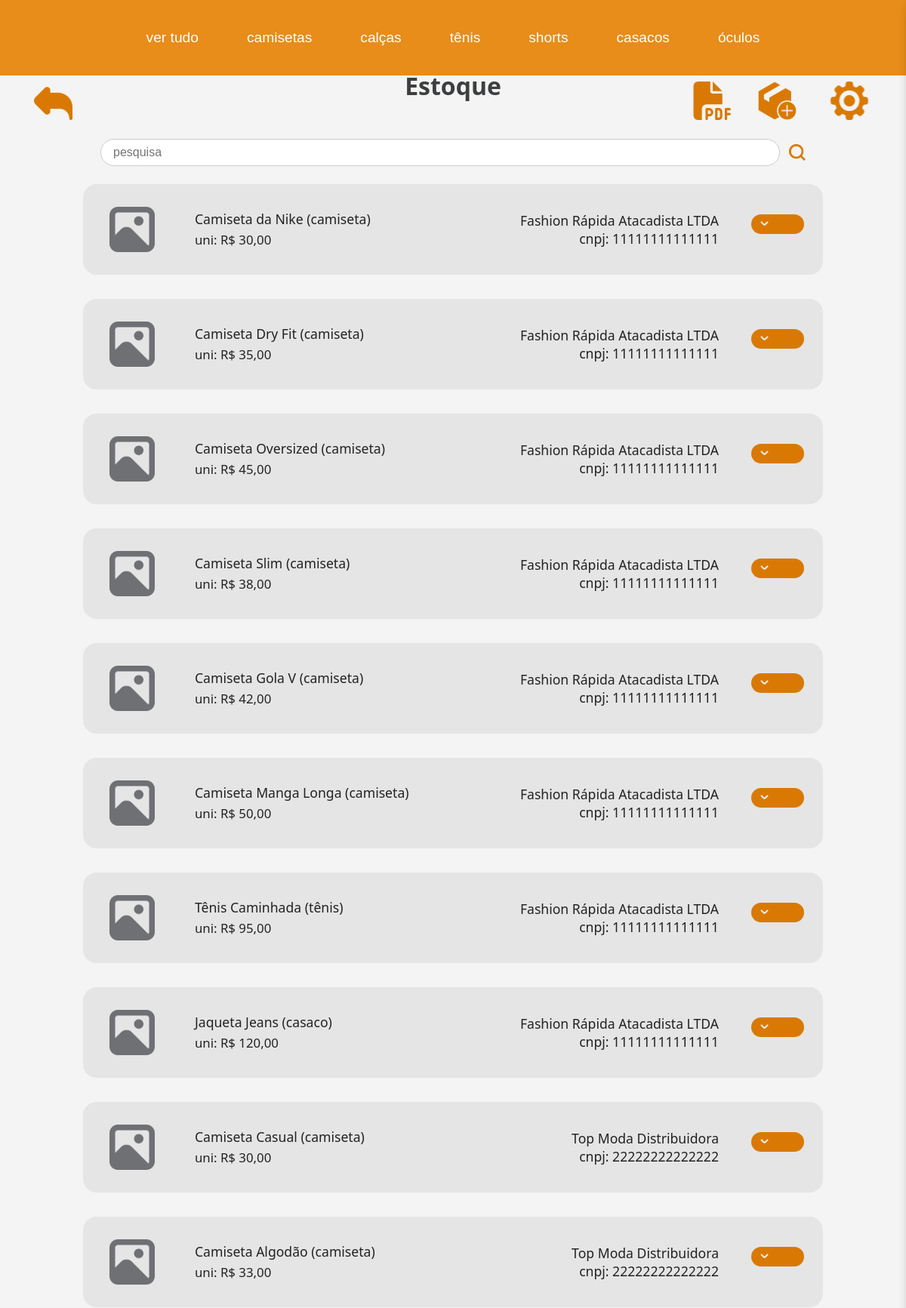
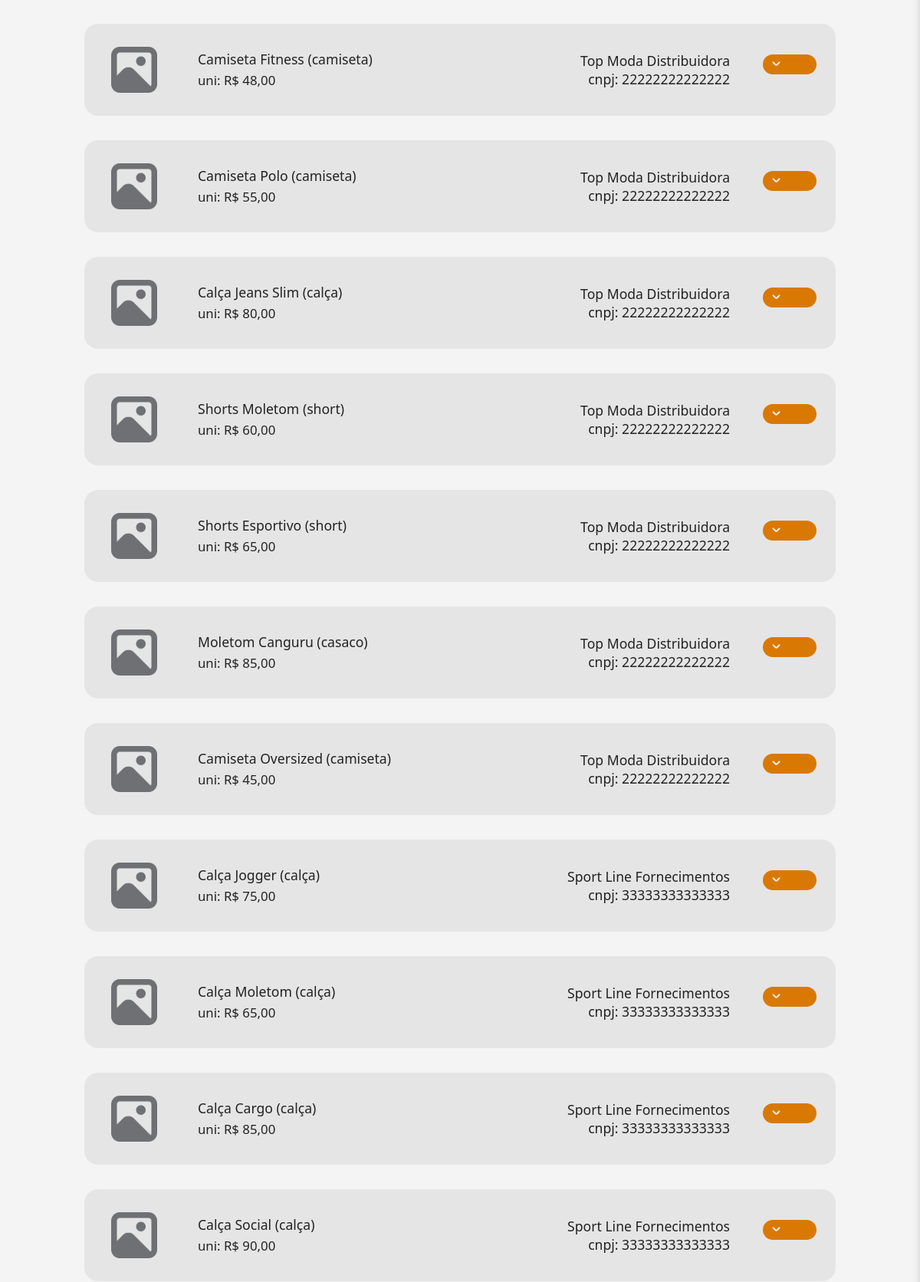
Page /paginas/estoque.php (upper part) on the committed database (2 pictures, top to bottom).
### tables this page shows
CREATE TABLE IF NOT EXISTS produto (
  idproduto INT NOT NULL AUTO_INCREMENT,
  nome VARCHAR(200) NOT NULL,
  quantidade_estoque INT NOT NULL,
  preco_uni DECIMAL(10,2) NOT NULL,
  cor VARCHAR(45) NOT NULL,
  idtipo_produto INT NOT NULL,
  PRIMARY KEY (idproduto),
  FOREIGN KEY (idtipo_produto) REFERENCES tipo_produto(idtipo_produto)
);

CREATE TABLE IF NOT EXISTS tipo_produto(
  idtipo_produto INT NOT NULL AUTO_INCREMENT,
  tipo VARCHAR(100) NOT NULL,
  PRIMARY KEY (idtipo_produto)
);

CREATE TABLE IF NOT EXISTS fornecedor(
  idfornecedor INT NOT NULL AUTO_INCREMENT,
  nome VARCHAR(200) NOT NULL,
  cnpj VARCHAR(15) NOT NULL,
  PRIMARY KEY (idfornecedor)
);

### paginas/estoque.php (the view, shortened to what this page needs)
<?php
    include 'header.php';
    include_once '../db/conexao.php';
    $where = '';
?>
<!DOCTYPE html>
<html lang="pt-br">
<head>
    <link rel="stylesheet" href="../assets/css/style.css">
    <link rel="stylesheet" href="../assets/css/headerStyle.css">
    <link rel="stylesheet" href="../assets/css/estoqueStyle.css">
    <link rel="stylesheet" href="../assets/css/sidebarStyle.css">
</head>
<body>
    <div class="settings-icon left">
        <a href="home.php"><img src="../assets/img/voltar.svg" alt="Voltar"></a>
    </div>
    <div class="settings-icon right">
        <a href="pdfProduto.php"><img src="../assets/img/pdf.svg" alt="PDF Produtos em Estoque" style="width:60px;" /></a>
        <a href="cadastro_prod.php"><img src="../assets/img/add_prod.svg" alt="adicionar"></a>
        <div class="settings-icone" onclick="toggleSidebar()">
            <img src="../assets/img/gear.svg" alt="Configurações" style="cursor: pointer;">
        </div>
    </div>
    <div class="estoque-container">
        <div class="estoque-header">
            <div class="h1-right">Estoque</div>
        </div>
        <form class="estoque-search">
            <input type="text" placeholder="pesquisa" name="pesquisa">
            <button type="submit" class="estoque-search-btn"><img src="../assets/img/lupa.svg" alt="Buscar"></button>
        </form>
        <div class="estoque-lista">
            <?php
                $sql = "SELECT
                        produto.nome AS nome_p,
                        tipo_produto.tipo,
                        produto.preco_uni,
                        fornecedor.nome AS nome_f,
                        fornecedor.cnpj
                        FROM produto
                        JOIN tipo_produto ON produto.idtipo_produto = tipo_produto.idtipo_produto
                        JOIN produtos_fornecidos pf ON produto.idproduto = pf.idproduto
                        JOIN fornecedor ON pf.idfornecedor = fornecedor.idfornecedor $where";
            $result = mysqli_query($conn, $sql);
            if ($result && mysqli_num_rows($result) > 0) {
                while ($row = mysqli_fetch_assoc($result)) {
            ?>
            <div class="estoque-card">
                <div class="estoque-card-img">
                    <img src="../assets/img/prod_img.svg" alt="Produto">
                </div>
                <div class="estoque-card-info">
                    <div class="estoque-card-title"><?php echo $row['nome_p'] . ' (' . $row['tipo'] . ')'; ?></div>
                    <div class="estoque-card-preco">uni: R$ <?php echo number_format($row['preco_uni'], 2, ',', '.'); ?></div>
                </div>
                <div class="estoque-card-fornecedor">
                    <?php echo $row['nome_f']; ?><br>
                    <span class="estoque-card-cnpj">cnpj: <?php echo $row['cnpj']; ?></span>
                </div>
                <div class="estoque-card-actions">
                    <div class="dropdown">
                        <?php
                            if($row['tipo'] != 'óculos'){
                                echo "<select name='tamanho' required>";
                                echo "<option value=''></option>";
                                        if($row['tipo'] == 'camiseta'){
                                            $tamanhos = ['PP', 'P','M', 'G', 'GG'];
                                            foreach($tamanhos as $tamanho){
                                                echo "<option value='{$tamanho}'>{$tamanho}</option>";
                                            }
                                        }else{
                                            for($i=34; $i <= 45; $i++){
                                                echo "<option value='{$i}'>{$i}</option>";
                                            }
                                        }
                                echo "</select>";
                            }
                        ?>
                    </div>
                </div>
            </div>
            <?php
                }
            } else {
                echo "<p>Nenhum produto encontrado.</p>";
            }
            ?>
        </div>
    </div>
</body>
</html>

### assets/css/style.css (style rules this page uses)
body { margin: 0; padding: 0; background: #F2F2F2; font-family: 'Segoe UI', Arial, sans-serif; height: 100vh; overflow: hidden; }
.h1-right { color: #3C3E40 !important; font-size: 2rem; font-weight: bold; margin: 0 auto; margin-bottom: 10px; }
.settings-icon { position: fixed; top: 72px; z-index: 1000; }
.settings-icon img { width: 51px; height: 51px; cursor: pointer; }
.settings-icon.left { left: 45px; }
.settings-icon.right { right: 45px; display: flex; gap: 30px; }

### assets/css/estoqueStyle.css (style rules this page uses)
.estoque-container { padding: 32px 48px; height: calc(100vh - 100px); box-sizing: border-box; overflow-y: auto; position: relative; margin-top: 5%; }
.estoque-header { display: flex; align-items: center; justify-content: space-between; position: relative; z-index: 999; margin-bottom: 3.5%; }
.estoque-search { margin: 32px 0 24px 0; display: flex; align-items: center; gap: 8px; justify-content: center; }
.estoque-search input { width: 900px; max-width: 100%; padding: 8px 16px; border-radius: 20px; border: 1px solid #ccc; font-size: 1rem; }
.estoque-search-btn { background: none; border: none; cursor: pointer; padding: 0 0 0 4px; display: flex; align-items: center; }
.estoque-search-btn img { width: 22px; }
.estoque-lista { display: flex; flex-direction: column; gap: 32px; align-items: center; }
.estoque-card { display: flex; align-items: center; background: #e5e5e5; border-radius: 18px; padding: 8px 25px; width: 980px; max-width: 100%; min-height: 120px; box-sizing: border-box; gap: 25px; }
.estoque-card-img { border-radius: 12px; width: 80px; height: 80px; display: flex; align-items: center; justify-content: center; }
.estoque-card-img img { width: 60px; }
.estoque-card-info { display: flex; flex-direction: column; justify-content: center; flex: 1; margin-left: 18px; }
.estoque-card-title, .estoque-card-fornecedor { font-size: 1.1rem; font-weight: 500; color: #222; }
.estoque-card-preco { font-size: 1.05rem; color: #222; margin-top: 4px; }
.estoque-card-fornecedor { min-width: 220px; text-align: right; margin-right: 18px; }
.estoque-card-cnpj { font-weight: normal; }
.estoque-card-actions .dropdown { width: 70px; height: 40px; }
.dropdown select { border: none; border-radius: 25px; font-size: 1rem; background-color: #D97904; outline: none; transition: box-shadow 0.2s; color: #f2f2f2; text-align: center; padding-left: 25px; cursor: pointer; appearance: none; background-image: url("../img/dropw.svg"); background-repeat: no-repeat; background-position: left 10px center; background-size: 16px; width: 100%; height: 65%; }
.settings-icon { margin-top: 3%; }

### assets/css/sidebarStyle.css (style rules this page uses)
body { margin: 0; font-family: 'Segoe UI', Tahoma, Geneva, Verdana, sans-serif; background-color: #f4f4f4; }
.settings-icone { display: inline-block; margin-left: 10px; vertical-align: middle; }
.settings-icone img { width: 60px; transition: transform 0.3s ease; }

### rows in the picture
produto: nome "Camiseta da Nike", idtipo_produto.tipo "camiseta", preco_uni "30,00", fornecedor.nome "Fashion Rápida Atacadista LTDA", fornecedor.cnpj "11111111111111"
produto: nome "Camiseta Dry Fit", idtipo_produto.tipo "camiseta", preco_uni "35,00", fornecedor.nome "Fashion Rápida Atacadista LTDA", fornecedor.cnpj "11111111111111"
produto: nome "Camiseta Oversized", idtipo_produto.tipo "camiseta", preco_uni "45,00", fornecedor.nome "Fashion Rápida Atacadista LTDA", fornecedor.cnpj "11111111111111", fornecedor.nome "Top Moda Distribuidora", fornecedor.cnpj "22222222222222"
produto: nome "Camiseta Slim", idtipo_produto.tipo "camiseta", preco_uni "38,00", fornecedor.nome "Fashion Rápida Atacadista LTDA", fornecedor.cnpj "11111111111111"
produto: nome "Camiseta Gola V", idtipo_produto.tipo "camiseta", preco_uni "42,00", fornecedor.nome "Fashion Rápida Atacadista LTDA", fornecedor.cnpj "11111111111111"
produto: nome "Camiseta Manga Longa", idtipo_produto.tipo "camiseta", preco_uni "50,00", fornecedor.nome "Fashion Rápida Atacadista LTDA", fornecedor.cnpj "11111111111111"
produto: nome "Tênis Caminhada", idtipo_produto.tipo "tênis", preco_uni "95,00", fornecedor.nome "Fashion Rápida Atacadista LTDA", fornecedor.cnpj "11111111111111"
produto: nome "Jaqueta Jeans", idtipo_produto.tipo "casaco", preco_uni "120,00", fornecedor.nome "Fashion Rápida Atacadista LTDA", fornecedor.cnpj "11111111111111"
produto: nome "Camiseta Casual", idtipo_produto.tipo "camiseta", preco_uni "30,00", fornecedor.nome "Top Moda Distribuidora", fornecedor.cnpj "22222222222222"
produto: nome "Camiseta Algodão", idtipo_produto.tipo "camiseta", preco_uni "33,00", fornecedor.nome "Top Moda Distribuidora", fornecedor.cnpj "22222222222222"
produto: nome "Camiseta Fitness", idtipo_produto.tipo "camiseta", preco_uni "48,00", fornecedor.nome "Top Moda Distribuidora", fornecedor.cnpj "22222222222222"
produto: nome "Camiseta Polo", idtipo_produto.tipo "camiseta", preco_uni "55,00", fornecedor.nome "Top Moda Distribuidora", fornecedor.cnpj "22222222222222"
produto: nome "Calça Jeans Slim", idtipo_produto.tipo "calça", preco_uni "80,00", fornecedor.nome "Top Moda Distribuidora", fornecedor.cnpj "22222222222222"
produto: nome "Shorts Moletom", idtipo_produto.tipo "short", preco_uni "60,00", fornecedor.nome "Top Moda Distribuidora", fornecedor.cnpj "22222222222222"
produto: nome "Shorts Esportivo", idtipo_produto.tipo "short", preco_uni "65,00", fornecedor.nome "Top Moda Distribuidora", fornecedor.cnpj "22222222222222"
produto: nome "Moletom Canguru", idtipo_produto.tipo "casaco", preco_uni "85,00", fornecedor.nome "Top Moda Distribuidora", fornecedor.cnpj "22222222222222"
produto: nome "Calça Jogger", idtipo_produto.tipo "calça", preco_uni "75,00", fornecedor.nome "Sport Line Fornecimentos", fornecedor.cnpj "33333333333333"
produto: nome "Calça Moletom", idtipo_produto.tipo "calça", preco_uni "65,00", fornecedor.nome "Sport Line Fornecimentos", fornecedor.cnpj "33333333333333"
produto: nome "Calça Cargo", idtipo_produto.tipo "calça", preco_uni "85,00", fornecedor.nome "Sport Line Fornecimentos", fornecedor.cnpj "33333333333333"
produto: nome "Calça Social", idtipo_produto.tipo "calça", preco_uni "90,00", fornecedor.nome "Sport Line Fornecimentos", fornecedor.cnpj "33333333333333"
